Frame 1 (no input): blank canvas, image omitted
Frame 60 (the mouse pressed at the canvas centre just before this capture): blank canvas, image omitted
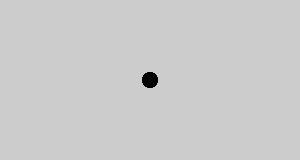
Frame 120 (the mouse held since frame 60 and released just before this capture)

The Processing sketch whose frames 1 and 60 were blank and that drew this single picture after the mouse press (run headless with seeded random() and noise(); from frame 60 on, the mouse is pressed at the canvas centre):

// Processing sketch: q9_2_1
// ── q9_2_1.pde
void setup() {
  size(300, 160);
}

final float d = 15;

void draw() {
  if (mousePressed) {
    noStroke();
    fill(0);
    ellipse(mouseX, mouseY, d, d);
  }
}
